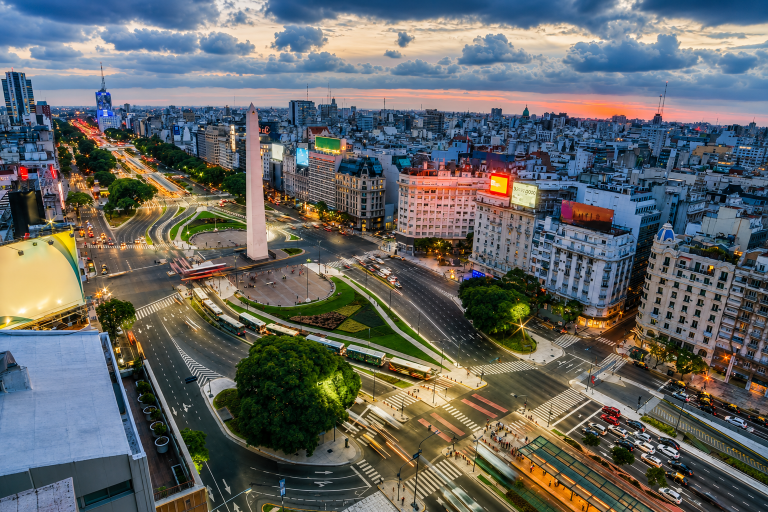
#> input picture argentina-buenos-aires-01.jpg, 1536 x 1024 px (shown at 1/2 size)
$ python preparar_imagen.py ../argentina-buenos-aires-01.jpg ../argentina-experiencia-cataratas-iguazu-argentina.jpg
#> lines starting #> are read from the running program, lines starting #| are printed output that depends on the picture
#!/usr/bin/env python3
"""Prepara una imagen JPG para el sitio: recorte 3:2 y redimensión.

Uso:
    python3 tools/preparar_imagen.py foto.jpg peru-nuevo-tour-01

Acepta cualquier proporción de entrada y recorta al centro. Genera
assets/img/<nombre>.jpg.
"""
import pathlib, sys
from PIL import Image

ANCHO, ALTO = 1200, 800  # 3:2

def main():
    if len(sys.argv) != 3:
        print(__doc__)
        sys.exit(1)

    origen = pathlib.Path(sys.argv[1])
    nombre = sys.argv[2].removesuffix(".jpg").removesuffix(".jpeg")
    destino = pathlib.Path(__file__).resolve().parent.parent / "assets/img"

    if not origen.exists():
        print(f"No encuentro {origen}")
        sys.exit(1)

    im = Image.open(origen).convert("RGB")
#> im is the input picture: PIL image 1536x1024 RGB; mean R, G, B 100.5, 102.5, 100.4
    w, h = im.size
#> w = 1536; h = 1024

    if h / w > ALTO / ANCHO:          # demasiado alta: recortar arriba y abajo
        nuevo_h = int(w * ALTO / ANCHO)
        top = (h - nuevo_h) // 2
        im = im.crop((0, top, w, top + nuevo_h))
    else:                              # demasiado ancha: recortar los lados
        nuevo_w = int(h * ANCHO / ALTO)
#> nuevo_w = 1536
        left = (w - nuevo_w) // 2
#> left = 0
        im = im.crop((left, 0, left + nuevo_w, h))

    if im.size[0] < ANCHO:
        print(f"AVISO: la original es de solo {w}x{h}. Se verá borrosa. Busca una más grande.")

    im = im.resize((ANCHO, ALTO), Image.LANCZOS)
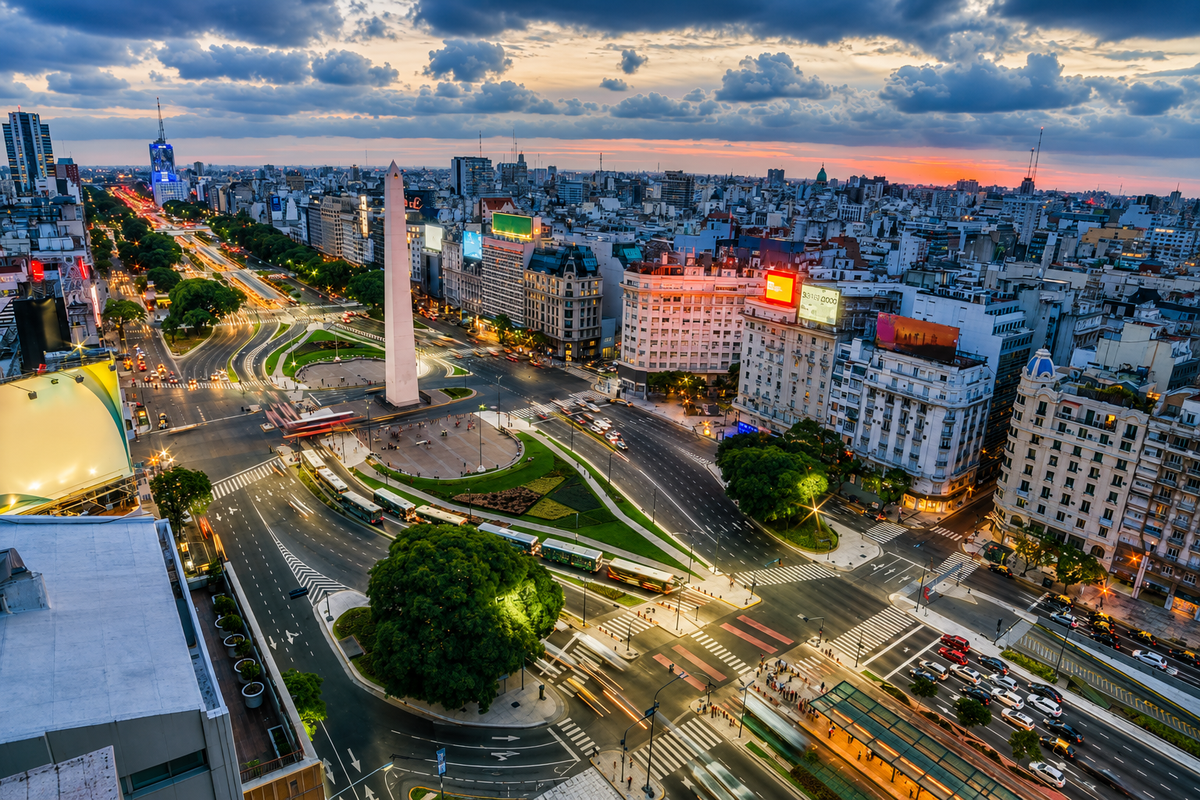
#> im: PIL image 1200x800 RGB; mean R, G, B 100.5, 102.5, 100.4
    im.save(destino / f"{nombre}.jpg", "JPEG", quality=86, optimize=True)
#> (the run stopped early here; a loop or call above may not have finished)

$ run again, on argentina-experiencia-mendoza-vinos .Jpg
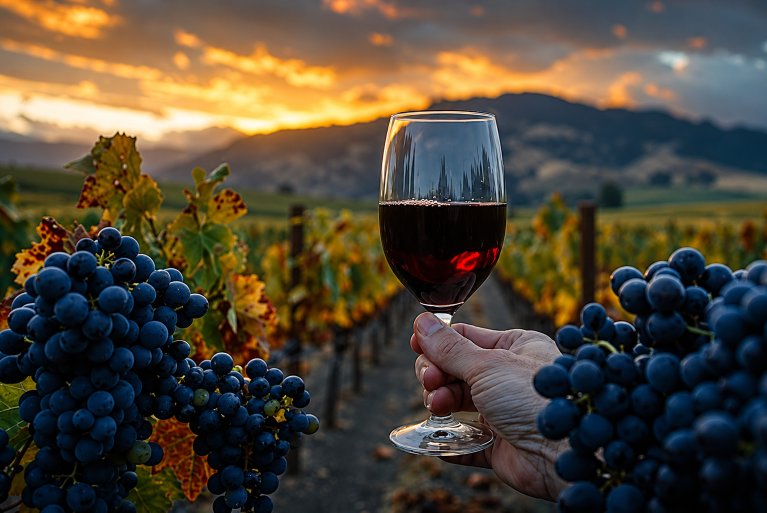
#> input picture argentina-experiencia-mendoza-vinos .Jpg, 1534 x 1025 px (shown at 1/2 size)
#> in main, im is the input picture: PIL image 1534x1025 RGB; mean R, G, B 78.3, 69.9, 55.2
#> in main, `im = im.crop((0, top, w, top + nuevo_h))`:
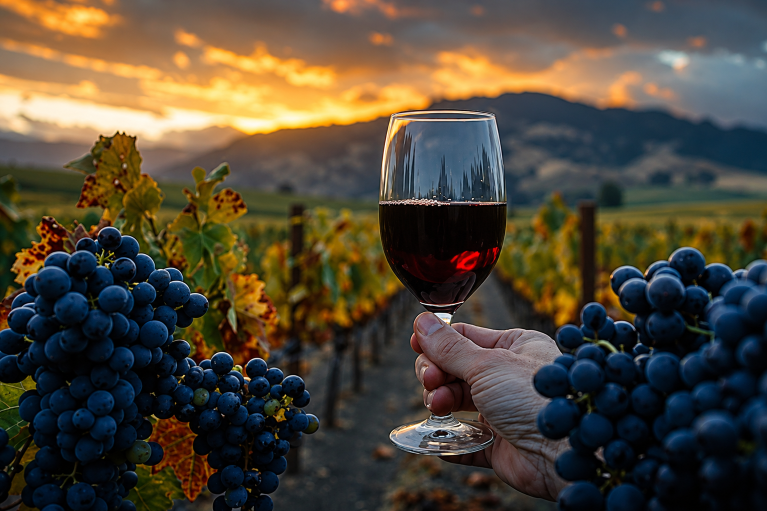
#> im: PIL image 1534x1022 RGB (shown at 1/2 size); mean R, G, B 78.4, 69.9, 55.3
#> in main, `im = im.resize((ANCHO, ALTO), Image.LANCZOS)`:
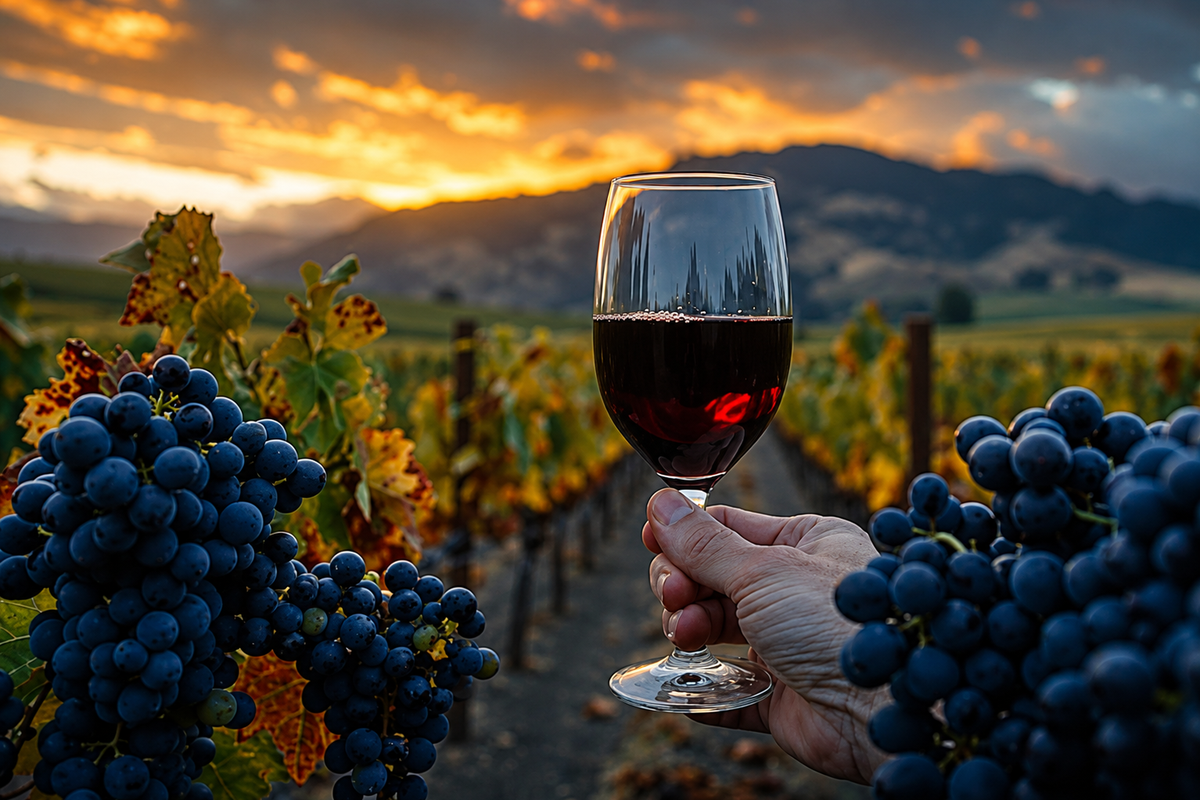
#> im: PIL image 1200x800 RGB; mean R, G, B 78.4, 69.9, 55.3

$ run again, on bolivia-experiencia-la-paz-teleférico-luna.Jpg
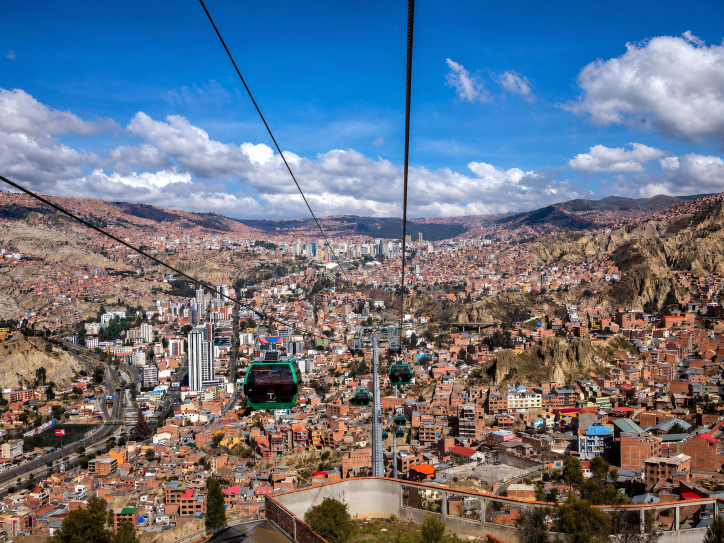
#> input picture bolivia-experiencia-la-paz-teleférico-luna.Jpg, 1448 x 1086 px (shown at 1/2 size)
#> in main, im is the input picture: PIL image 1448x1086 RGB; mean R, G, B 104.8, 115.2, 131.4
#> in main, `im = im.crop((0, top, w, top + nuevo_h))`:
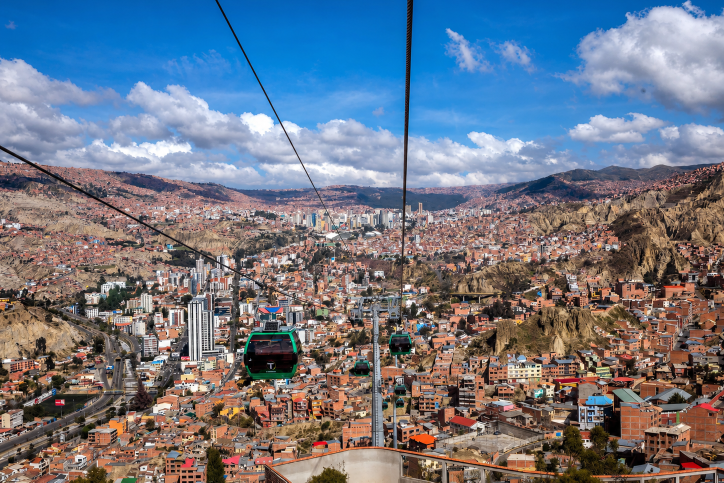
#> im: PIL image 1448x965 RGB (shown at 1/2 size); mean R, G, B 111.7, 119.4, 133.9
#> in main, `im = im.resize((ANCHO, ALTO), Image.LANCZOS)`:
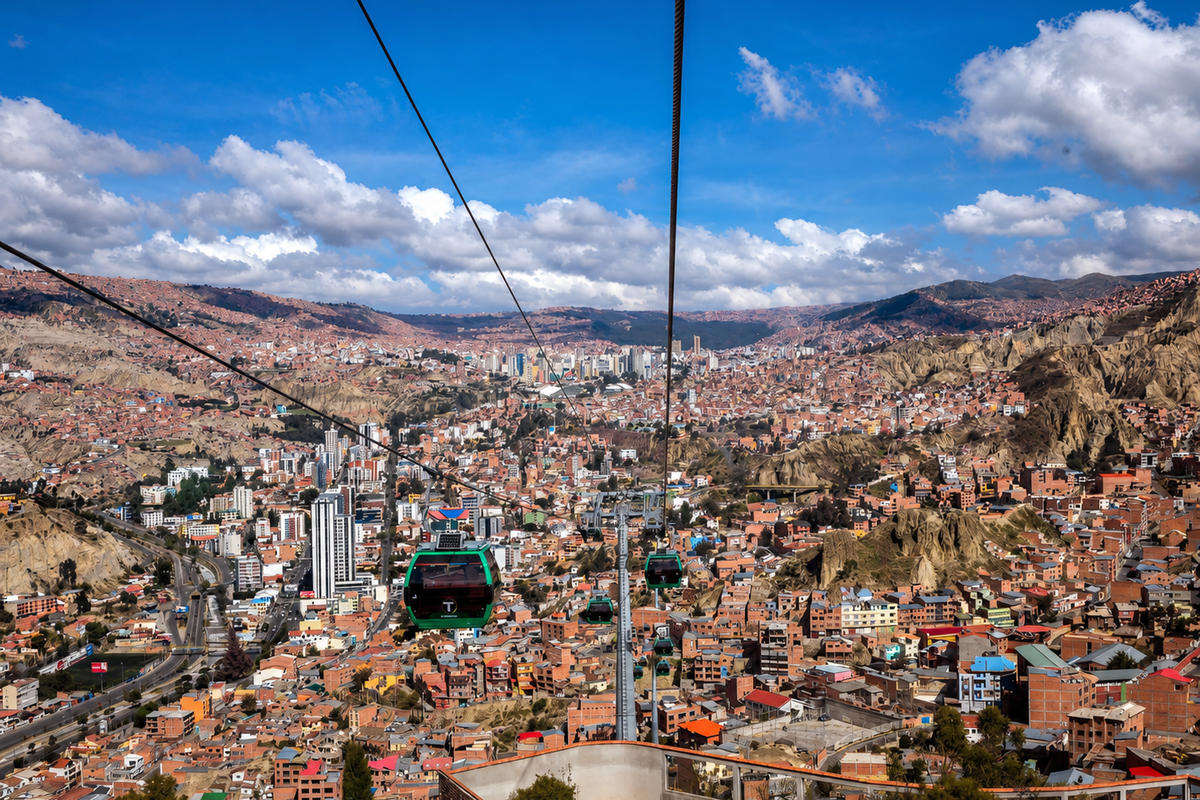
#> im: PIL image 1200x800 RGB; mean R, G, B 111.7, 119.4, 133.9

$ run again, on brasil-experiencia-favela-rocinha.Jpg
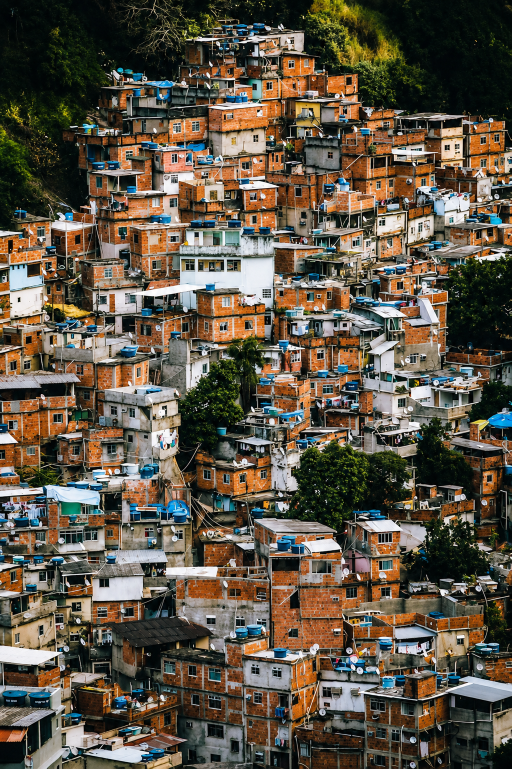
#> input picture brasil-experiencia-favela-rocinha.Jpg, 1023 x 1537 px (shown at 1/2 size)
#> in main, im is the input picture: PIL image 1023x1537 RGB; mean R, G, B 93.8, 84.7, 70
#> in main, `im = im.crop((0, top, w, top + nuevo_h))`:
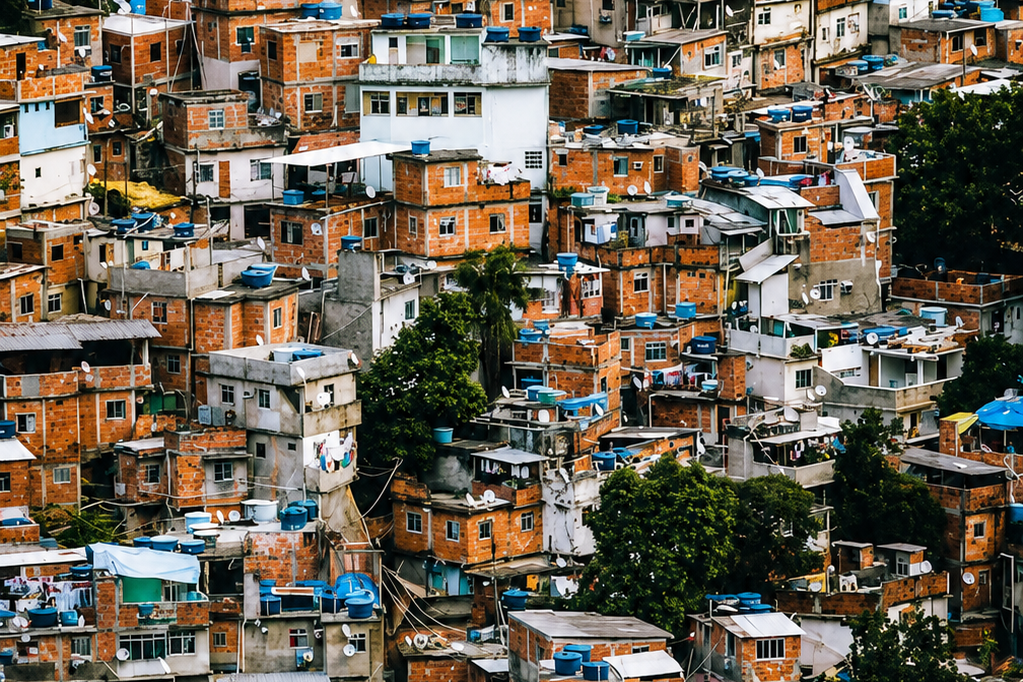
#> im: PIL image 1023x682 RGB; mean R, G, B 105.5, 97.1, 83
#| AVISO: la original es de solo 1023x1537. Se verá borrosa. Busca una más grande.
#> in main, `im = im.resize((ANCHO, ALTO), Image.LANCZOS)`:
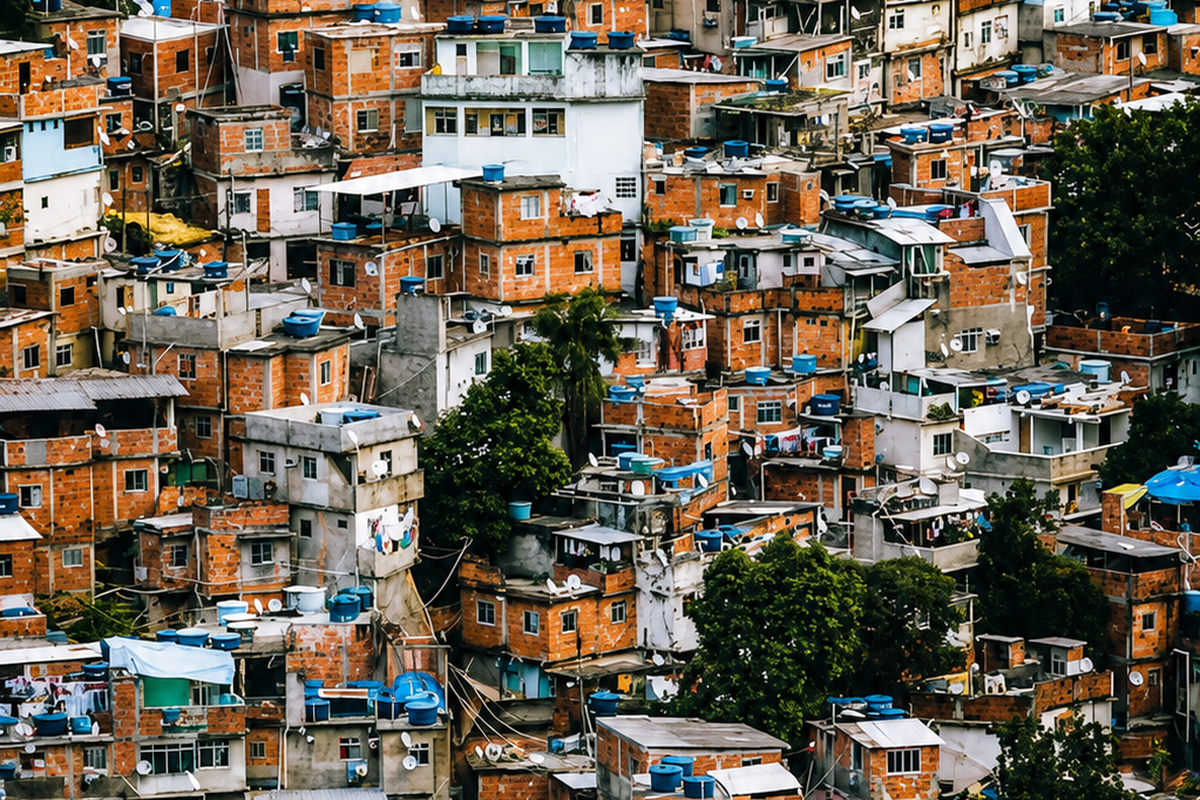
#> im: PIL image 1200x800 RGB; mean R, G, B 105.5, 97.1, 83
